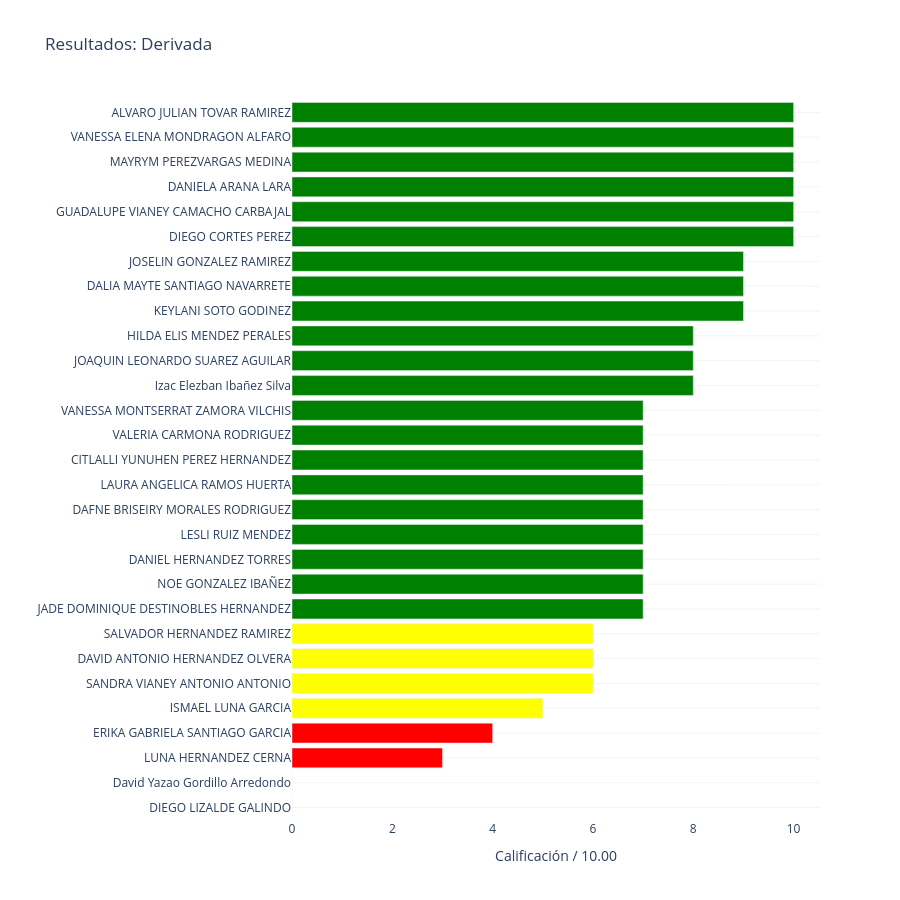

The cell this chart's notebook holds for it:
### Code cell
df_2 = df_final.sort_values(by='Derivada', ascending=True).copy()
colores_2 = df_2['Derivada'].apply(lambda x: clasificar_alumno(x)[1])

fig3 = go.Figure(go.Bar(
    x=df_2['Derivada'],
    y=df_2['Nombre Completo'],
    orientation='h',
    marker_color=colores_2
))

fig3.update_layout(
    title='Resultados: Derivada',
    xaxis_title='Calificación / 10.00',
    yaxis_title='',
    height=900,
    plot_bgcolor='white',
    yaxis=dict(gridcolor='rgba(200, 200, 200, 0.2)')
)

fig3.show()

### Figure 1 — Plotly figure (JSON) as saved in the notebook; plotly's stock layout.template omitted (floating-point values rounded to 4 significant figures)
{"data": [{"marker": {"color": ["red", "red", "red", "red", "yellow", "yellow", "yellow", "yellow", "green", "green", "green", "green", "green", "green", "green", "green", "green", "green", "green", "green", "green", "green", "green", "green", "green", "green", "green", "green", "green"]}, "orientation": "h", "type": "bar", "x": [0.0, 0.0, 3.0, 4.0, 5.0, 6.0, 6.0, 6.0, 7.0, 7.0, 7.0, 7.0, 7.0, 7.0, 7.0, 7.0, 7.0, 8.0, 8.0, 8.0, 9.0, 9.0, 9.0, 10.0, 10.0, 10.0, 10.0, 10.0, 10.0], "y": ["DIEGO LIZALDE GALINDO", "David Yazao Gordillo Arredondo", "LUNA HERNANDEZ CERNA", "ERIKA GABRIELA SANTIAGO GARCIA", "ISMAEL LUNA GARCIA", "SANDRA VIANEY ANTONIO ANTONIO", "DAVID ANTONIO HERNANDEZ OLVERA", "SALVADOR HERNANDEZ RAMIREZ", "JADE DOMINIQUE DESTINOBLES HERNANDEZ", "NOE GONZALEZ IBAÑEZ", "DANIEL HERNANDEZ TORRES", "LESLI RUIZ MENDEZ", "DAFNE BRISEIRY MORALES RODRIGUEZ", "LAURA ANGELICA RAMOS HUERTA", "CITLALLI YUNUHEN PEREZ HERNANDEZ", "VALERIA CARMONA RODRIGUEZ", "VANESSA MONTSERRAT ZAMORA VILCHIS", "Izac Elezban Ibañez Silva", "JOAQUIN LEONARDO SUAREZ AGUILAR", "HILDA ELIS MENDEZ PERALES", "KEYLANI SOTO GODINEZ", "DALIA MAYTE SANTIAGO NAVARRETE", "JOSELIN GONZALEZ RAMIREZ", "DIEGO CORTES PEREZ", "GUADALUPE VIANEY CAMACHO CARBAJAL", "DANIELA ARANA LARA", "MAYRYM PEREZVARGAS MEDINA", "VANESSA ELENA MONDRAGON ALFARO", "ALVARO JULIAN TOVAR RAMIREZ"]}], "layout": {"height": 900, "plot_bgcolor": "white", "title": {"text": "Resultados: Derivada"}, "xaxis": {"title": {"text": "Calificación / 10.00"}}, "yaxis": {"gridcolor": "rgba(200, 200, 200, 0.2)", "title": {"text": ""}}}}
